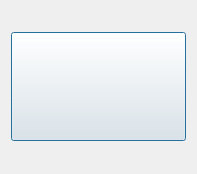
<?xml version="1.0" encoding="UTF-8"?>
<ui version="4.0">
 <class>Dialog</class>
 <widget class="QDialog" name="Dialog">
  <property name="geometry">
   <rect>
    <x>0</x>
    <y>0</y>
    <width>197</width>
    <height>174</height>
   </rect>
  </property>
  <property name="windowTitle">
   <string>Dialog</string>
  </property>
  <layout class="QVBoxLayout" name="verticalLayout">
   <item>
    <widget class="QPushButton" name="pushButton">
     <property name="minimumSize">
      <size>
       <width>140</width>
       <height>109</height>
      </size>
     </property>
     <property name="font">
      <font>
       <pointsize>18</pointsize>
      </font>
     </property>
     <property name="text">
      <string/>
     </property>
     <property name="icon">
      <iconset resource="rc.qrc">
       <normaloff>:/rc/calling_an.gif</normaloff>:/rc/calling_an.gif</iconset>
     </property>
     <property name="iconSize">
      <size>
       <width>160</width>
       <height>133</height>
      </size>
     </property>
    </widget>
   </item>
  </layout>
 </widget>
 <resources>
  <include location="rc.qrc"/>
 </resources>
 <connections/>
</ui>
